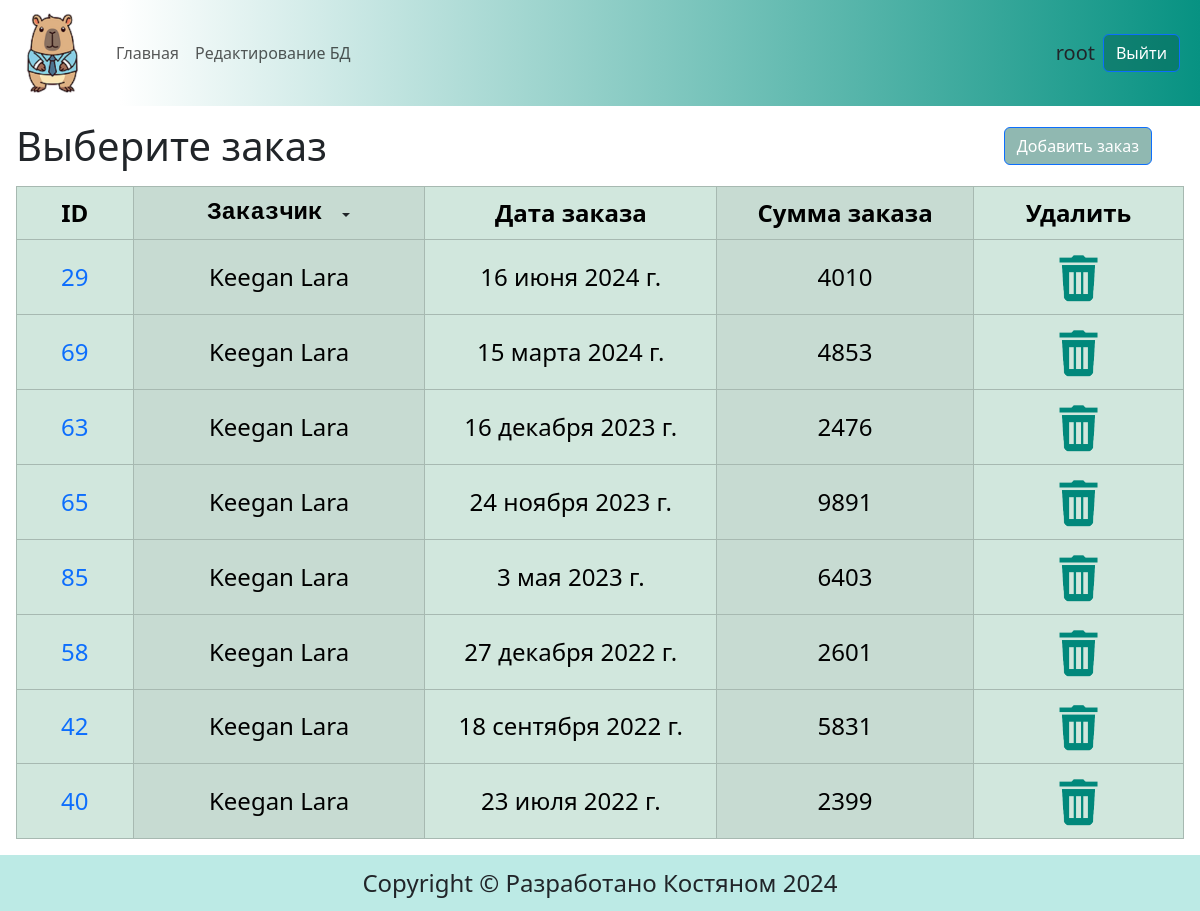
Before: /orders/7 (signed in) with the older database file.
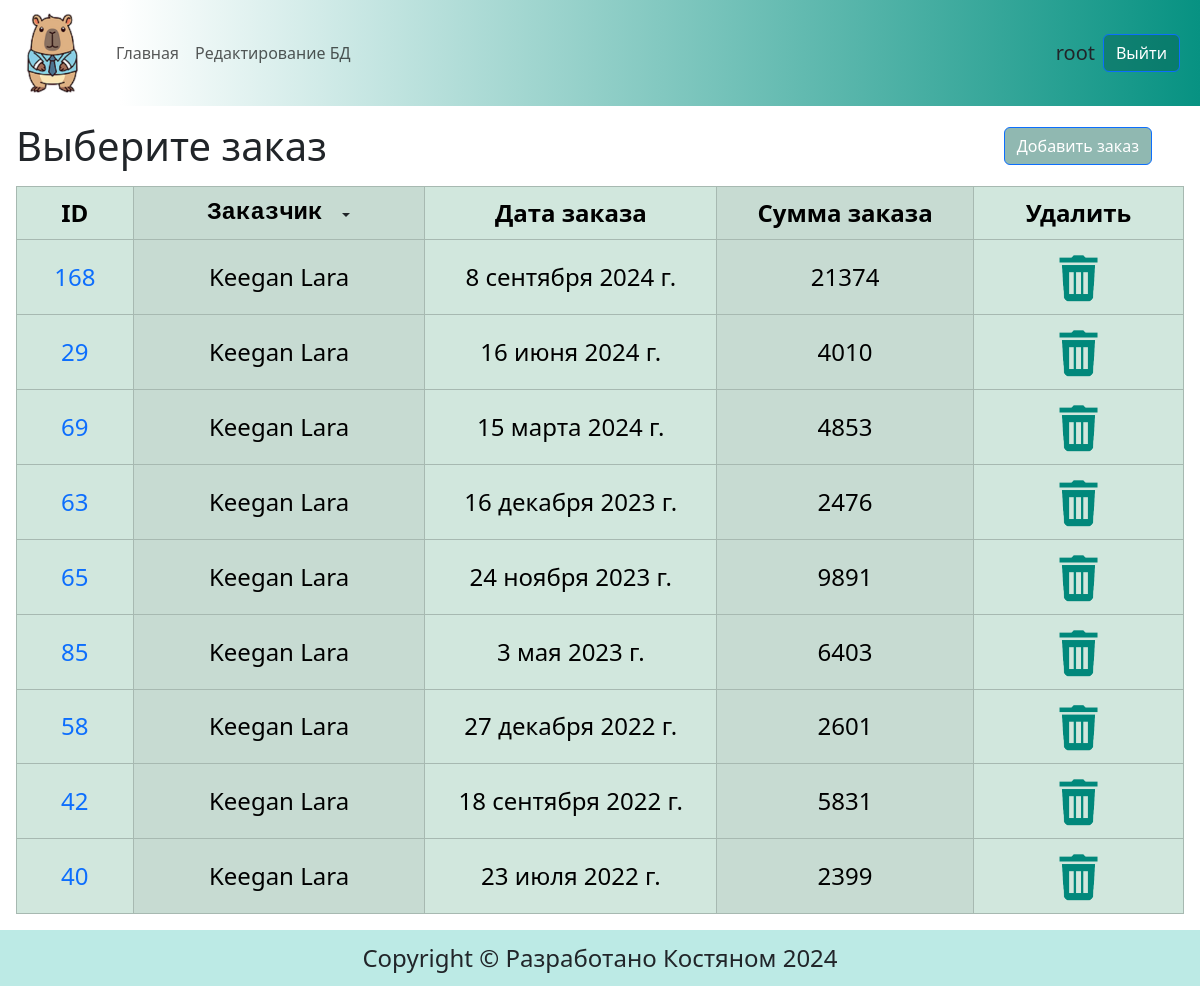
After: the same page with the newer database file.
### main/models.py (models this page shows, shortened)
class Order(models.Model):
    client = models.ForeignKey(Client, on_delete=models.DO_NOTHING, verbose_name='Заказчик')
    order_date = models.DateField(verbose_name="дата заказа")
    amount = models.IntegerField(null=False, verbose_name="сумма заказа")
    class Meta:
        db_table = "order"  # Имя таблицы в БД
        verbose_name = "Заказ"
        verbose_name_plural = "Заказы"
        ordering = ['-order_date']
        indexes = [
            models.Index(fields=['-order_date']),
        ]

class Client(models.Model):
    fullname = models.CharField(max_length=100, null=False, verbose_name="имя_фамилия")
    class Meta:
        db_table = "client" # Имя таблицы в БД
        verbose_name = "Заказчик"
        verbose_name_plural = "Заказчики"
    def __str__(self):
        return str(self.fullname)

### main/views.py (the view)
# urls.py: path('orders/', views.order, name='orders'),
@login_required
def order(request, client_pk=""):
    print(request.path == f'/orders/{client_pk}')
    if client_pk:
        orders = Order.objects.select_related("client").filter(client__id=client_pk)
    else:
        orders = Order.objects.select_related("client").all()
    clients = Client.objects.all()
    context = {
        "clients": clients,
        "orders": orders,
    }
    return render(request, "main/orders.html", context)

### main/context_processors.py (called while the page is built)
def edit_form_context(request):
    add_order_form = AddOrderForm()
    return {'add_order_form': add_order_form,}

### main/templates/main/orders.html (shortened to what this page needs)
{% extends 'base.html' %} {% load static %}
{% block content %}
<div class="d-flex justify-content-between align-items-center mt-3">
    <div class="mx-3"><h1 class="m-0">Выберите заказ</h1></div>
    <div class="d-grid gap-2 d-md-flex justify-content-md-end">
      <form action="add/" method="post">
        <button type="button" class="btn btn-primary me-md-5 me-sm-3 me-1" data-bs-toggle="modal" data-bs-target="#exampleModal">
          Добавить заказ
        </button>
      </form>
    </div>
</div>
<form action="">
  <div class="m-3">
    <table  class="table table-success table-bordered table-striped-columns table-hover align-middle">
    <thead>
      <tr>
        <th class="align-middle" style="width: 10%;" scope="col">ID</th>
        <th class="align-middle" style="width: 25%;" scope="col">
          <div class="d-flex justify-content-center align-items-center">
            <div><pre class="m-0">Заказчик </pre></div>
            <div class="dropdown ">
            <button class="btn btn- dropdown-toggle p-0" type="button" id="dropdownMenuButton1" data-bs-toggle="dropdown" aria-expanded="false">
            </button>
            </div>
          </div>
      </th>
        <th class="align-middle" style="width: 25%;" scope="col">Дата заказа</th>
        <th class="align-middle" style="width: 22%;" scope="col">Сумма заказа</th>
        <th class="align-middle" style="width: 18%;" scope="col">Удалить</th>
      </tr>
    </thead>
    <tbody>
      {% for order in orders %}
      <tr>
        <td scope="row"><a href="{% url 'main:edit' order.id %}" title="Редактировать заказ">{{ order.id }}</a></td>
        <td scope="row">{{ order.client }}</td>
        <td scope="row">{{ order.order_date }}</td>
        <td scope="row">{{ order.amount }}</td>
        <td scope="row">
          <a class="m-0 p-0" href="{% url 'main:delete' order.id %}" type="button"><img class="rounded" src="{% static 'main/images/del.png' %}" alt="Удалить"></a>
        </td>
      </tr>
      {% endfor %}
    </tbody>
  </table>
  </div>
</form>
{% endblock %}

Changed rows visible on the page:
added Order: id "168", client "Keegan Lara", order_date "8 сентября 2024 г.", amount "21374"
